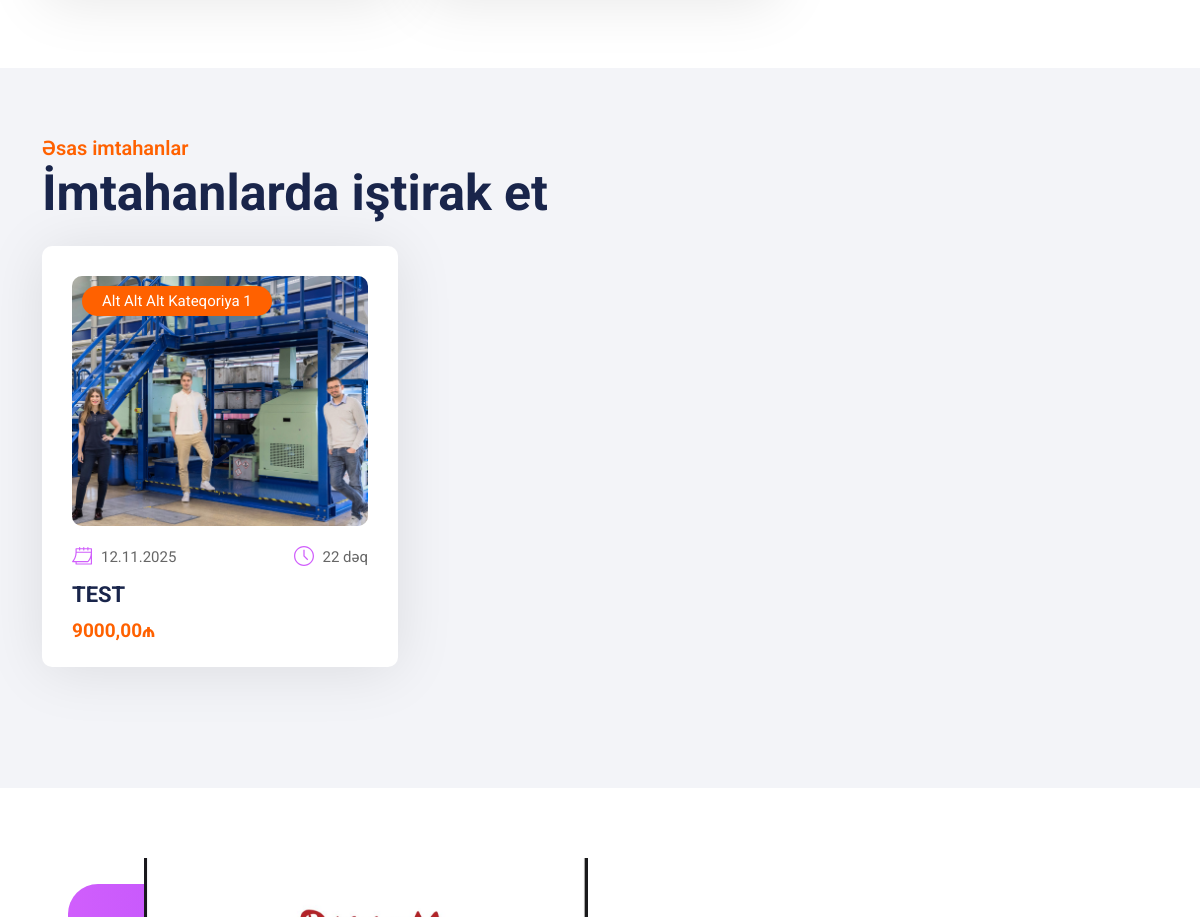
Before: / (middle part) with the older database file.
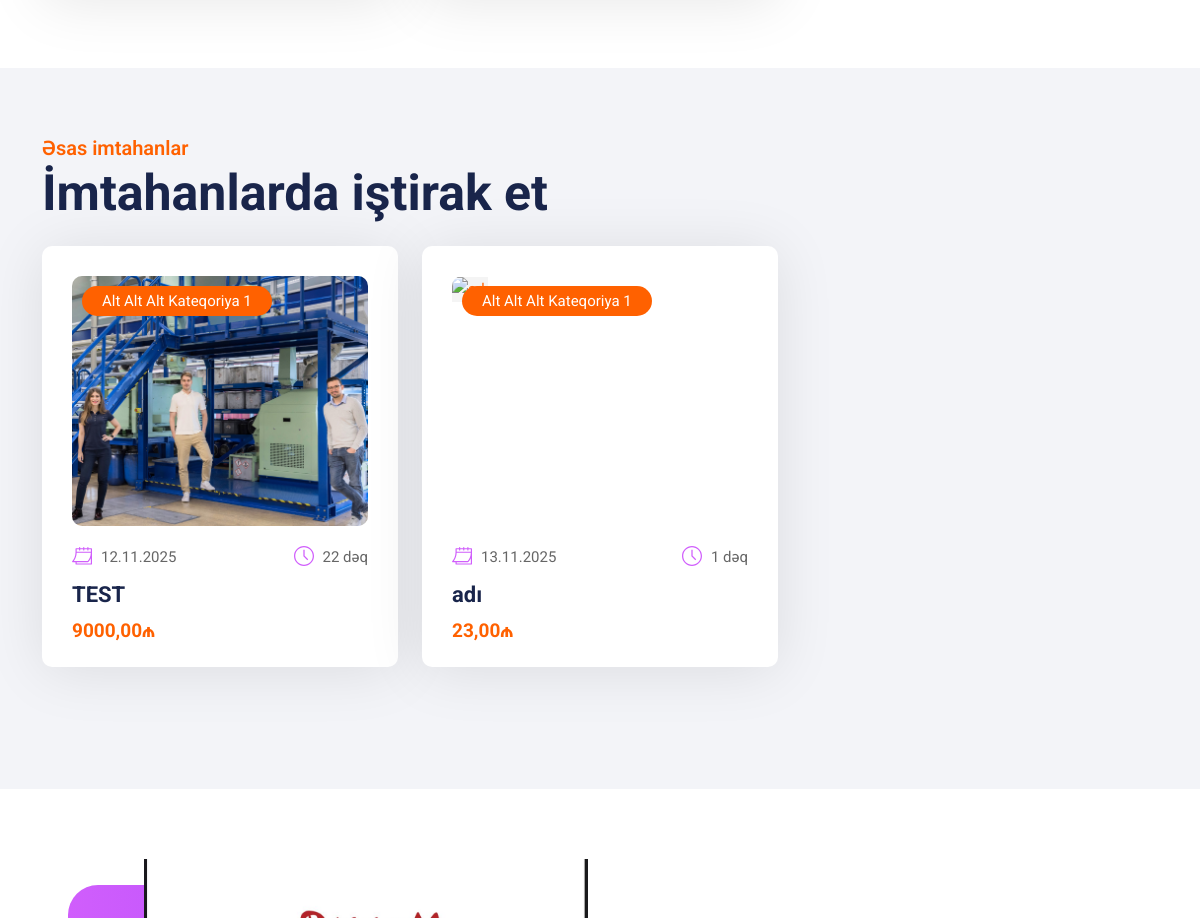
After: the same page with the newer database file.
### exam/models.py (models this page shows, shortened)
class Exam(models.Model):
    CALCULATION_TYPES = [
        (1, "Səhvlər düzgünlərə təsir etmir"),
        (2, "Hər səhv öz balının ¼-ni aparır"),
        (3, "Hər 4 səhv 1 düzü aparır"),
    ]
    sub_sub_sub_category = models.ForeignKey(SubSubSubCategory, related_name="exams", on_delete=models.CASCADE, null=True, verbose_name='Alt Alt Alt Kateqoriya')
    image = models.ImageField(upload_to='image/', null=True, blank=True, verbose_name='Şəkil')
    title = models.CharField(max_length=256, verbose_name='İmtahanın adı')
    description = models.TextField(null=True, verbose_name='Məzmun')
    price = models.DecimalField(decimal_places=2, max_digits=6, null=True, blank=True, verbose_name='Qiymət')
    row_number = models.PositiveIntegerField(default=0, null=True, verbose_name='Səf sayısı')
    right_number = models.PositiveIntegerField(default=0, null=True, verbose_name='Düz sayısı')
    leads_straight = models.DecimalField(max_digits=5, decimal_places=2, default=0.25, verbose_name='Düz aparır')
    calculation_types = models.PositiveSmallIntegerField(choices=CALCULATION_TYPES, default=1, verbose_name='Hesablama tipləri')
    question_honey = models.DecimalField(max_digits=5, decimal_places=2, default=1, verbose_name='Sual Balı')
    video = models.FileField(upload_to='video/', null=True, blank=True, verbose_name='Hədiyə Video')
    created_at = models.DateTimeField(auto_now_add=True, null=True, verbose_name='Yaradılma tarixi')
    start_date = models.DateTimeField(null=True, blank=True, verbose_name='Başlama tarixi')
    end_date = models.DateTimeField(null=True, blank=True, verbose_name='Bitmə tarixi')
    purchased_at = models.DateTimeField(auto_now_add=True, null=True, verbose_name='Alındığı tarix')
    started_at = models.DateTimeField(null=True, blank=True)  # istifadəçi imtahana başlayanda qeyd olunur
    finished_at = models.DateTimeField(null=True, blank=True)
    duration_minutes = models.PositiveIntegerField(
        null=True, blank=True,
        verbose_name='İmtahan müddəti (dəqiqə)',
        help_text='İstifadəçi imtahana başladıqda bu müddət hesablanacaq'
    )
    is_main = models.BooleanField(default=False, null=True, blank=True, verbose_name='Əsas imtahandır? Ana səhifədə')
    active_period_days = models.PositiveIntegerField(default=30, verbose_name='Aktiv olma müddəti (günlərlə)')
    active_period = RichTextField(null=True, blank=True, verbose_name='Aktiv olma müddəti yazısı')
    duration_hours = models.PositiveIntegerField(default=0, verbose_name='Davam etmə vaxtı (saat)')
    duration_minutes = models.PositiveIntegerField(default=0, verbose_name='Davam etmə vaxtı (dəqiqə)')
    instructions = models.TextField(null=True, blank=True, verbose_name='Təlimatlar')
    subscription_info = models.TextField(null=True, blank=True, verbose_name='Yazılış haqqında məlumat')
    instructions_small = models.TextField(null=True, blank=True, verbose_name='Qısa Təlimat yazısı')
    meta_title = models.CharField(max_length=255, blank=True, null=True, verbose_name='Meta Title')
    meta_description = models.TextField(blank=True, null=True, verbose_name='Meta Description')
    meta_keywords = models.TextField(blank=True, null=True, verbose_name='Meta Keywords')
    class Meta:
        verbose_name='İmtahan'
        verbose_name_plural='İmtahanlar'

class SubSubSubCategory(models.Model):
    title = models.CharField(max_length=128, null=True, verbose_name='Başlıq')
    sub_sub_category = models.ForeignKey(SubSubCategory, on_delete=models.CASCADE, null=True, verbose_name='Alt Alt Kateqoriya')
    class Meta:
        verbose_name='Alt Alt Alt Kateqoriya'
        verbose_name_plural='Alt Alt Alt Kateqoriyalar'

### main/views.py (the view)
# urls.py: path('', index_views, name='index'),
def index_views(request):
    index_slider = IndexSlider.objects.last()
    index_books = IndexBooks.objects.all()
    index_pdf = IndexPDFBooks.objects.all()
    news = News.objects.all().order_by('-created_at')
    exam = Exam.objects.filter(is_main=True)
    context = {
        'index_slider': index_slider,
        'index_books': index_books,
        'index_pdf': index_pdf,
        'news': news,
        'exam': exam,
    }
    return render(request, 'main/index.html', context)

### exam/context_processors.py (called while the page is built)
def exam_categories(request):
    categories = (
        Category.objects.prefetch_related(
            'subcategory_set__subsubcategory_set__subsubsubcategory_set'
        )
        .all()
        .order_by('title')
    )
    return {
        'all_categories': categories
    }

### exam/templatetags/time_filters.py (called while the page is built)
@register.filter
def format_duration(minutes):
    if not minutes:
        return "—"
    try:
        minutes = int(minutes)
    except ValueError:
        return str(minutes)
    hours = minutes // 60
    mins = minutes % 60
    if hours > 0 and mins > 0:
        return f"{hours} s {mins} dəq"
    elif hours > 0:
        return f"{hours} s"
    else:
        return f"{mins} dəq"

### info/context_processors.py (called while the page is built)
def info_context_processors(request):
    contact = Contact.objects.last()
    sosial = SosialAccount.objects.last()
    about = About.objects.last()
    statistic = Statistic.objects.all()
    about_two = AboutTwo.objects.prefetch_related('about').all()
    logo = LogoFavicon.objects.last()
    return {
        'contact': contact,
        'sosial': sosial,
        'about': about,
        'statistic': statistic,
        'about_two': about_two,
        'logo': logo,
    }

### main/templates/main/index.html (shortened to what the changed rows need)
{% extends "base.html" %}
{% load static %}
{% load i18n %}
{% load time_filters %}
{% block css %}
    <link
      rel="stylesheet"
      type="text/css"
      href="{% static 'assets/css/bootstrap.min.css' %}"
    />
    <link
      rel="stylesheet"
      type="text/css"
      href="{% static 'assets/css/swiper-bundle.min.css' %}"
    />
    <link
      rel="stylesheet"
      type="text/css"
      href="{% static 'assets/css/fontawesome.min.css' %}"
    />
    <link rel="stylesheet" type="text/css" href="{% static 'assets/css/animate.css' %}" />
    <link rel="stylesheet" type="text/css" href="{% static 'assets/css/style.css' %}" />
  </head>
{% endblock %}
{% block main %}
    <section class="top-course-sec sec-space-top sec-bg">
      <div class="container">
        <div class="top-course-title">
          <div class="row">
            <div class="col-xl-6">
              <div class="sec-title">
                <h2 class="h2-title">{% trans 'İmtahanlarda iştirak et' %}</h2>
              </div>
            </div>
          </div>
        </div>
        <div
          class="grid wow fadeup-animation"
          data-wow-duration="0.8s"
          data-wow-delay="0.4s"
        >
            {% for i in exam %}
              <div class="grid-item">
                <div class="common-post-card">
                  <div class="post-image-box-wp">
                    <div class="post-image">
                      <a href="{% url 'exam_detail' i.id %}">
                        {% if i.image %}
                        <img
                          src="{{ i.image.url }}"
                          width="356"
                          height="230"
                          alt="{{ i.title }}"
                        />
                        {% endif %}
                      </a>
                    </div>
                    <div class="post-tag">
                      <span>{{ i.sub_sub_sub_category.title }}</span>
                    </div>
                  </div>
                  <div class="common-post-content">
                    <div class="post-lessons-info">
                      <ul>
                        <li>
                          <span class="post-info-icon">
                            <img
                              src="{% static 'assets/images/date-icon.svg' %}"
                              width="26"
                              height="18"
                              alt="Book Icon"
                            />
                          </span>
                          <span class="post-info-text">{{ i.start_date|date:"d.m.Y" }}</span>
                        </li>
                        <li>
                          <span class="post-info-icon">
                            <img
                              src="{% static 'assets/images/clock-icon.svg' %}"
                              width="20"
                              height="20"
                              alt=""
                            />
                          </span>
                          <span class="post-info-text">{{ i.duration_minutes|format_duration }}</span>
                        </li>
                      </ul>
                    </div>
                    <div class="post-content-title">
                      <a
                        href="{% url 'exam_detail' i.id %}"
                        title="How to Market Yourself as Coach or Consultant Market"
                      >
                        <h4 class="h4-title">
                          {{ i.title }}
                        </h4>
                      </a>
                    </div>
                    <div class="course-price">
                      <h4 class="h4-title">{{ i.price }}₼</h4>
                    </div>
                  </div>
                </div>
              </div>
            {% endfor %}
        </div>
      </div>
    </section>
{% endblock %}

Changed rows visible on the page:
added Exam: sub_sub_sub_category "Alt Alt Alt Kateqoriya 1", start_date "13.11.2025", duration_minutes "1 dəq", title "adı", price "23,00"
